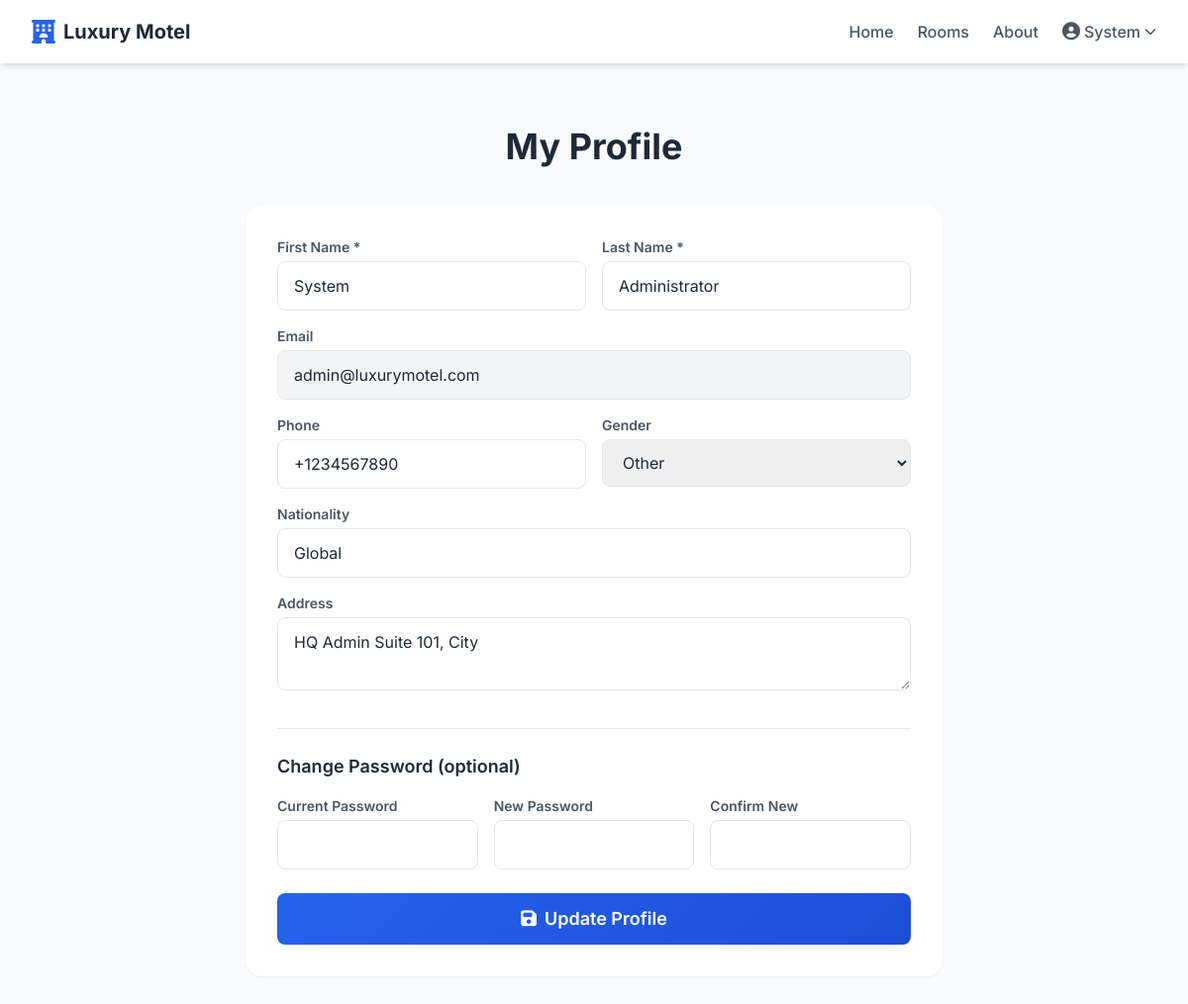
The app's page /profile.php (signed in) with its own data.
### tables this page shows
CREATE TABLE IF NOT EXISTS `users` (
    `user_id` INT AUTO_INCREMENT PRIMARY KEY,
    `role_id` INT NOT NULL,
    `first_name` VARCHAR(50) NOT NULL,
    `last_name` VARCHAR(50) NOT NULL,
    `email` VARCHAR(100) NOT NULL UNIQUE,
    `password` VARCHAR(255) NOT NULL,
    `phone` VARCHAR(20) NOT NULL,
    `gender` ENUM('Male', 'Female', 'Other') NOT NULL,
    `nationality` VARCHAR(50) NOT NULL,
    `address` TEXT NOT NULL,
    `profile_image` VARCHAR(255) DEFAULT 'default_user.png',
    `status` ENUM('Active', 'Inactive') DEFAULT 'Active',
    `created_at` TIMESTAMP DEFAULT CURRENT_TIMESTAMP,
    FOREIGN KEY (`role_id`) REFERENCES `roles`(`role_id`) ON DELETE RESTRICT ON UPDATE CASCADE
);

### profile.php (the view, shortened to what this page needs)
<?php
require_once 'config/db.php';
$userId = $_SESSION['user_id'];
$stmt = $pdo->prepare("SELECT * FROM users WHERE user_id = ?");
$stmt->execute([$userId]);
$user = $stmt->fetch();
include 'includes/header.php';
?>
<section class="py-16 bg-gray-50 min-h-screen">
    <div class="max-w-3xl mx-auto px-4 sm:px-6 lg:px-8">
        <div class="text-center mb-10">
            <h1 class="font-[Playfair_Display] text-4xl font-bold">My Profile</h1>
        </div>
        <div class="bg-white rounded-2xl shadow-sm p-8">
            <form method="POST">
                <div class="grid grid-cols-1 md:grid-cols-2 gap-4 mb-4">
                    <div>
                        <label class="block text-sm font-semibold text-gray-600 mb-1">First Name *</label>
                        <input type="text" name="first_name" value="<?php echo $user['first_name']; ?>" class="w-full px-4 py-3 border border-gray-200 rounded-lg focus:ring-2 focus:ring-blue-500 outline-none" required>
                    </div>
                    <div>
                        <label class="block text-sm font-semibold text-gray-600 mb-1">Last Name *</label>
                        <input type="text" name="last_name" value="<?php echo $user['last_name']; ?>" class="w-full px-4 py-3 border border-gray-200 rounded-lg focus:ring-2 focus:ring-blue-500 outline-none" required>
                    </div>
                </div>
                <div class="mb-4">
                    <label class="block text-sm font-semibold text-gray-600 mb-1">Email</label>
                    <input type="email" value="<?php echo $user['email']; ?>" class="w-full px-4 py-3 border border-gray-200 rounded-lg bg-gray-100" disabled>
                </div>
                <div class="grid grid-cols-1 md:grid-cols-2 gap-4 mb-4">
                    <div>
                        <label class="block text-sm font-semibold text-gray-600 mb-1">Phone</label>
                        <input type="text" name="phone" value="<?php echo $user['phone'] ?? ''; ?>" class="w-full px-4 py-3 border border-gray-200 rounded-lg focus:ring-2 focus:ring-blue-500 outline-none">
                    </div>
                    <div>
                        <label class="block text-sm font-semibold text-gray-600 mb-1">Gender</label>
                        <select name="gender" class="w-full px-4 py-3 border border-gray-200 rounded-lg focus:ring-2 focus:ring-blue-500 outline-none">
                            <option value="Other" <?php echo ($user['gender']??'')=='Other'?'selected':''; ?>>Other</option>
                        </select>
                    </div>
                </div>
                <div class="mb-4">
                    <label class="block text-sm font-semibold text-gray-600 mb-1">Nationality</label>
                    <input type="text" name="nationality" value="<?php echo $user['nationality'] ?? ''; ?>" class="w-full px-4 py-3 border border-gray-200 rounded-lg focus:ring-2 focus:ring-blue-500 outline-none">
                </div>
                <div class="mb-8">
                    <label class="block text-sm font-semibold text-gray-600 mb-1">Address</label>
                    <textarea name="address" rows="2" class="w-full px-4 py-3 border border-gray-200 rounded-lg focus:ring-2 focus:ring-blue-500 outline-none"><?php echo $user['address'] ?? ''; ?></textarea>
                </div>
                <h3 class="font-semibold text-lg mb-4 border-t pt-6">Change Password (optional)</h3>
                <div class="grid grid-cols-1 md:grid-cols-3 gap-4 mb-6">
                    <div>
                        <label class="block text-sm font-semibold text-gray-600 mb-1">Current Password</label>
                        <input type="password" name="current_password" class="w-full px-4 py-3 border border-gray-200 rounded-lg focus:ring-2 focus:ring-blue-500 outline-none">
                    </div>
                    <div>
                        <label class="block text-sm font-semibold text-gray-600 mb-1">New Password</label>
                        <input type="password" name="new_password" class="w-full px-4 py-3 border border-gray-200 rounded-lg focus:ring-2 focus:ring-blue-500 outline-none">
                    </div>
                    <div>
                        <label class="block text-sm font-semibold text-gray-600 mb-1">Confirm New</label>
                        <input type="password" name="confirm_new_password" class="w-full px-4 py-3 border border-gray-200 rounded-lg focus:ring-2 focus:ring-blue-500 outline-none">
                    </div>
                </div>
                <button type="submit" class="btn-primary w-full text-lg py-3"><i class="fas fa-save mr-2"></i>Update Profile</button>
            </form>
        </div>
    </div>
</section>
<?php include 'includes/footer.php'; ?>

### assets/css/style.css (style rules this page uses)
.btn-primary { background: linear-gradient(135deg, #2563eb, #1d4ed8); color: #fff; padding: 0.75rem 2rem; border-radius: 8px; font-weight: 600; transition: all 0.3s; display: inline-block; text-align: center; }

### records on screen
users: first_name "System", last_name "Administrator", email "admin@luxurymotel.com", phone "+1234567890", gender "Other", nationality "Global", address "HQ Admin Suite 101, City"

### other values on screen
$_SESSION['first_name'] "System"
